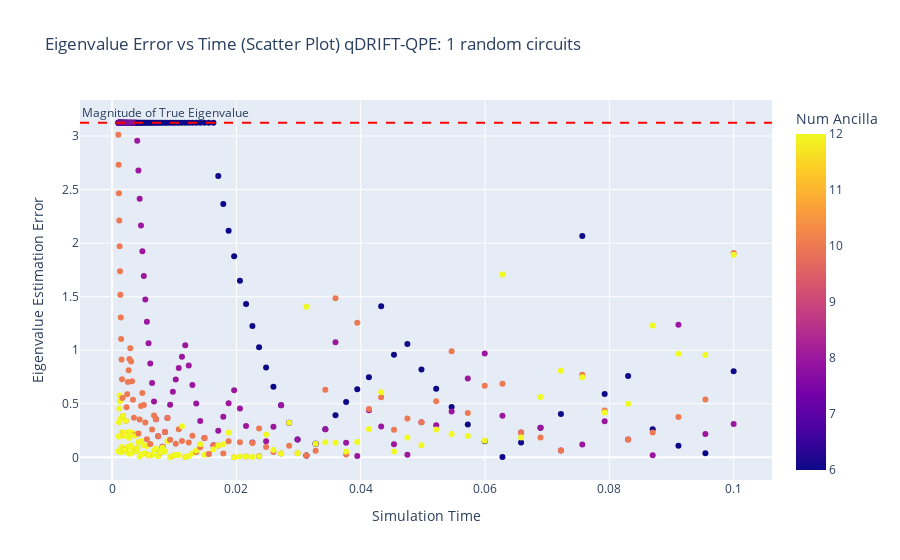

This figure's notebook cell:
### Markdown cell above
# New experiments:
let $s$ be the number of times a given quantum circuit is executed. Let 
- instead of generating one random QPE circuit, and measuring it $s$ times, 
  we generate $s$ random QPE circuits, and measure each of them once. Test $s=1024$.
  - Also perfrorm every other test with the usual $s=1$.
- Test simpler Hamiltoninan $Z \otimes Z$
- change the distance between times from linear to logarithmic
- test two different time ranges: $[0, 1]$ and $[0, 0.1]$

### Code cell
qdrift_qpe_df_other_parameters = pd.read_csv("qdrift_ising_model_sweep_data_all_2025-06-05.csv")
expected_eigenvalue = 3.1240998703626572
for group in qdrift_qpe_df_other_parameters.groupby("Num Random Circuits"):
    num_random_circuits, group_df = group
    title_suffix = f"qDRIFT-QPE: {num_random_circuits} random circuits"
    smallest_error = group_df["Eigenvalue Error"].min()
    mean_error = group_df["Eigenvalue Error"].mean()
    stdev_error = group_df["Eigenvalue Error"].std()
    print(f"Num Random Circuits: {num_random_circuits}, Smallest Error: {smallest_error}, Mean Error: {mean_error}, Std Dev Error: {stdev_error}")
    plot_error_vs_time(group_df, title_suffix, expected_eigenvalue)

### Figure 1 — Plotly figure (JSON) as saved in the notebook; plotly's stock layout.template omitted (floating-point values rounded to 4 significant figures; data arrays with more than 128 entries replaced by an {"elided": "..."} marker saying what was removed)
{"data": [{"hovertemplate": "Time=%{x}<br>Error=%{y}<br>Num Ancilla=%{marker.color}<extra></extra>", "legendgroup": "", "marker": {"color": {"elided": "402 int values"}, "coloraxis": "coloraxis", "symbol": "circle"}, "mode": "markers", "name": "", "orientation": "v", "showlegend": false, "type": "scatter", "x": {"elided": "402 float values"}, "xaxis": "x", "y": {"elided": "402 float values"}, "yaxis": "y"}], "layout": {"annotations": [{"showarrow": false, "text": "Magnitude of True Eigenvalue", "x": 0, "xanchor": "left", "xref": "x domain", "y": 3.124, "yanchor": "bottom", "yref": "y"}], "coloraxis": {"colorbar": {"title": {"text": "Num Ancilla"}}, "colorscale": [[0, "#0d0887"], [0.1111, "#46039f"], [0.2222, "#7201a8"], [0.3333, "#9c179e"], [0.4444, "#bd3786"], [0.5556, "#d8576b"], [0.6667, "#ed7953"], [0.7778, "#fb9f3a"], [0.8889, "#fdca26"], [1, "#f0f921"]]}, "legend": {"title": {"text": "Number of Ancilla Qubits"}, "tracegroupgap": 0}, "shapes": [{"line": {"color": "red", "dash": "dash"}, "type": "line", "x0": 0, "x1": 1, "xref": "x domain", "y0": 3.124, "y1": 3.124, "yref": "y"}], "title": {"text": "Eigenvalue Error vs Time (Scatter Plot) qDRIFT-QPE: 1 random circuits"}, "xaxis": {"anchor": "y", "domain": [0, 1], "title": {"text": "Simulation Time"}}, "yaxis": {"anchor": "x", "domain": [0, 1], "title": {"text": "Eigenvalue Estimation Error"}}}}
